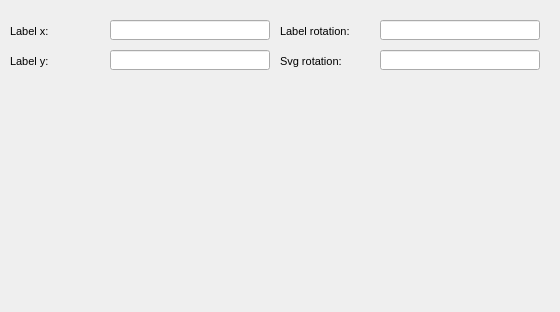
     <widget class="QWidget" name="page_20">
      <property name="geometry">
       <rect>
        <x>0</x>
        <y>0</y>
        <width>560</width>
        <height>312</height>
       </rect>
      </property>
      <attribute name="label">
       <string>Feature graphic design</string>
      </attribute>
      <widget class="QLabel" name="label_tank_label_y">
       <property name="geometry">
        <rect>
         <x>10</x>
         <y>50</y>
         <width>90</width>
         <height>22</height>
        </rect>
       </property>
       <property name="font">
        <font>
         <pointsize>8</pointsize>
        </font>
       </property>
       <property name="frameShape">
        <enum>QFrame::NoFrame</enum>
       </property>
       <property name="frameShadow">
        <enum>QFrame::Plain</enum>
       </property>
       <property name="text">
        <string>Label y:</string>
       </property>
       <property name="textFormat">
        <enum>Qt::AutoText</enum>
       </property>
       <property name="scaledContents">
        <bool>false</bool>
       </property>
       <property name="alignment">
        <set>Qt::AlignLeading|Qt::AlignLeft|Qt::AlignVCenter</set>
       </property>
       <property name="margin">
        <number>3</number>
       </property>
      </widget>
      <widget class="QLineEdit" name="tank_label_x">
       <property name="geometry">
        <rect>
         <x>110</x>
         <y>20</y>
         <width>160</width>
         <height>20</height>
        </rect>
       </property>
       <property name="text">
        <string/>
       </property>
      </widget>
      <widget class="QLineEdit" name="tank_label_rotation">
       <property name="geometry">
        <rect>
         <x>380</x>
         <y>20</y>
         <width>160</width>
         <height>20</height>
        </rect>
       </property>
       <property name="text">
        <string/>
       </property>
      </widget>
      <widget class="QLabel" name="label_tank_rotation">
       <property name="geometry">
        <rect>
         <x>280</x>
         <y>50</y>
         <width>90</width>
         <height>22</height>
        </rect>
       </property>
       <property name="font">
        <font>
         <pointsize>8</pointsize>
        </font>
       </property>
       <property name="frameShape">
        <enum>QFrame::NoFrame</enum>
       </property>
       <property name="frameShadow">
        <enum>QFrame::Plain</enum>
       </property>
       <property name="text">
        <string>Svg rotation:</string>
       </property>
       <property name="textFormat">
        <enum>Qt::AutoText</enum>
       </property>
       <property name="scaledContents">
        <bool>false</bool>
       </property>
       <property name="alignment">
        <set>Qt::AlignLeading|Qt::AlignLeft|Qt::AlignVCenter</set>
       </property>
       <property name="margin">
        <number>3</number>
       </property>
      </widget>
      <widget class="QLineEdit" name="tank_rotation">
       <property name="geometry">
        <rect>
         <x>380</x>
         <y>50</y>
         <width>160</width>
         <height>20</height>
        </rect>
       </property>
       <property name="text">
        <string/>
       </property>
      </widget>
      <widget class="QLineEdit" name="tank_label_y">
       <property name="geometry">
        <rect>
         <x>110</x>
         <y>50</y>
         <width>160</width>
         <height>20</height>
        </rect>
       </property>
       <property name="text">
        <string/>
       </property>
      </widget>
      <widget class="QLabel" name="label_tank_label_rotation">
       <property name="geometry">
        <rect>
         <x>280</x>
         <y>20</y>
         <width>90</width>
         <height>22</height>
        </rect>
       </property>
       <property name="font">
        <font>
         <pointsize>8</pointsize>
        </font>
       </property>
       <property name="frameShape">
        <enum>QFrame::NoFrame</enum>
       </property>
       <property name="frameShadow">
        <enum>QFrame::Plain</enum>
       </property>
       <property name="text">
        <string>Label rotation:</string>
       </property>
       <property name="textFormat">
        <enum>Qt::AutoText</enum>
       </property>
       <property name="scaledContents">
        <bool>false</bool>
       </property>
       <property name="alignment">
        <set>Qt::AlignLeading|Qt::AlignLeft|Qt::AlignVCenter</set>
       </property>
       <property name="margin">
        <number>3</number>
       </property>
      </widget>
      <widget class="QLabel" name="label_tank_label_x">
       <property name="geometry">
        <rect>
         <x>10</x>
         <y>20</y>
         <width>90</width>
         <height>22</height>
        </rect>
       </property>
       <property name="font">
        <font>
         <pointsize>8</pointsize>
        </font>
       </property>
       <property name="frameShape">
        <enum>QFrame::NoFrame</enum>
       </property>
       <property name="frameShadow">
        <enum>QFrame::Plain</enum>
       </property>
       <property name="text">
        <string>Label x:</string>
       </property>
       <property name="textFormat">
        <enum>Qt::AutoText</enum>
       </property>
       <property name="scaledContents">
        <bool>false</bool>
       </property>
       <property name="alignment">
        <set>Qt::AlignLeading|Qt::AlignLeft|Qt::AlignVCenter</set>
       </property>
       <property name="margin">
        <number>3</number>
       </property>
      </widget>
     </widget>
